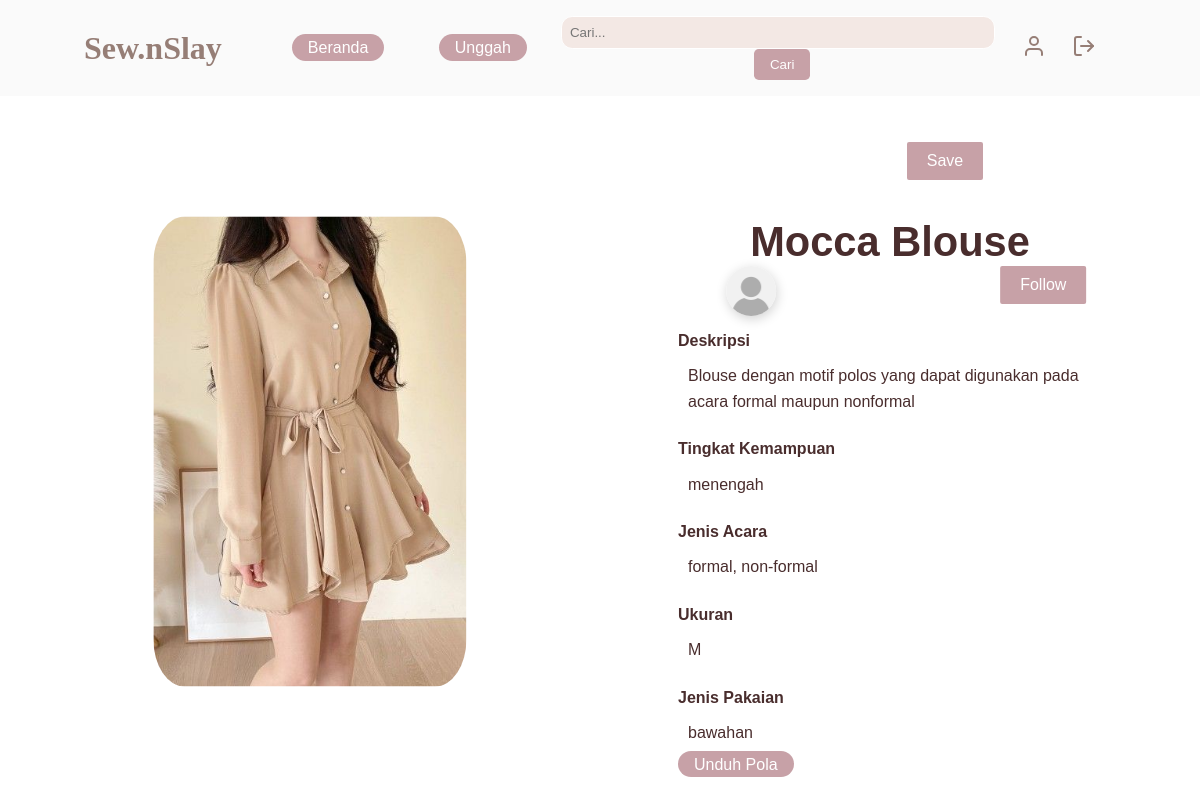
The app's page /detail-gambar.php?id=20 with its own data.
### tables this page shows
CREATE TABLE `konten` (
  `id_konten` int(11) NOT NULL,
  `id_user` int(11) DEFAULT NULL,
  `judul_konten` varchar(255) DEFAULT NULL,
  `nama_gambar` varchar(255) DEFAULT NULL,
  `deskripsi` text DEFAULT NULL,
  `nama_file` varchar(225) DEFAULT NULL,
  `tgl_upload` timestamp NOT NULL DEFAULT current_timestamp() ON UPDATE current_timestamp(),
  `ukuran` varchar(50) DEFAULT NULL,
  `jenis_pakaian` varchar(50) DEFAULT NULL
);

### detail-gambar.php (the view, shortened to what this page needs)
<?php
include 'koneksi.php';
$id = $_GET['id'];
$query_tingkat_kemampuan = "SELECT GROUP_CONCAT(k.nama_kemampuan SEPARATOR ', ') AS tingkat_kemampuan
                            FROM kemampuan k
                            INNER JOIN detailkemampuan dk ON k.id_kemampuan = dk.id_kemampuan
                            WHERE dk.id_konten = $id
                            GROUP BY dk.id_konten";
$result_tingkat_kemampuan = mysqli_query($koneksi, $query_tingkat_kemampuan);
if ($result_tingkat_kemampuan && mysqli_num_rows($result_tingkat_kemampuan) > 0) {
    $row_tingkat_kemampuan = mysqli_fetch_assoc($result_tingkat_kemampuan);
    $tingkat_kemampuan = $row_tingkat_kemampuan['tingkat_kemampuan'];
} else {
    $tingkat_kemampuan = "Tidak ada tingkat kemampuan yang tersedia.";
}
$query_jenis_acara = "SELECT GROUP_CONCAT(a.nama_acara SEPARATOR ', ') AS jenis_acara
                            FROM acara a
                            INNER JOIN detailacara da ON a.id_acara = da.id_acara
                            WHERE da.id_konten = $id
                            GROUP BY da.id_konten";
$result_jenis_acara = mysqli_query($koneksi, $query_jenis_acara);
if ($result_jenis_acara && mysqli_num_rows($result_jenis_acara) > 0) {
    $row_jenis_acara = mysqli_fetch_assoc($result_jenis_acara);
    $jenis_acara = $row_jenis_acara['jenis_acara'];
} else {
    $jenis_acara = "Tidak ada jenis acara yang tersedia.";
}
?>
<!DOCTYPE html>
<html>
<head>
  <link rel="stylesheet" href="css/beranda.css">
  <link rel="stylesheet" href="https://cdn.jsdelivr.net/npm/feather-icons/dist/feather.min.css">
  <link rel="stylesheet" href="https://stackpath.bootstrapcdn.com/font-awesome/4.7.0/css/font-awesome.min.css">
  <link rel="stylesheet" href="https://cdnjs.cloudflare.com/ajax/libs/font-awesome/5.15.3/css/all.min.css">
</head>
<body>
    <nav class="navbar">
      <a href="#" class="navbar-logo">Sew.nSlay</a>
      <div class="navbar-nav">
          <a href="beranda.php" class="button-beranda">Beranda</a>
          <a href="upload.php" class="button-unggah">Unggah</a>
      </div>
      <div class="navbar-search">
        <input type="text" placeholder="Cari...">
        <button type="button">Cari</button>
    </div>
      <div class="navbar-ikon">
          <a href="profilUpload.php" class="navbar-orang"><i data-feather="user"></i></a>
          <a href="" class="navbar-orang"><i data-feather="log-out"></i></a>
      </div>
    </nav>
    <div class="detail-wrapper" id="beranda">
      <?php
      include 'koneksi.php';
      $id = $_GET['id'];
      $query_konten = "SELECT * FROM konten WHERE id_konten = $id";
      $result_konten = mysqli_query($koneksi, $query_konten);
      $row_konten = mysqli_fetch_assoc($result_konten);
      ?>
      <div class="image-container">
        <img src="<?php echo $row_konten['nama_gambar']; ?>" alt="Image">
      </div>
      <div class="description">
        <div class="aksi">
        <form method="POST" action="">
          <button id="saveButton" name="saveButton"> Save </button>
        </form>
        </div>
        <h1><?php echo $row_konten['judul_konten']; ?></h1>
        <div class="detail-user">
        <?php
            $query = "SELECT k.id_konten, k.id_user, u.nama_pengguna, u.foto_profil
                      FROM konten k
                      JOIN user u ON k.id_user = u.id_user
                      WHERE k.id_konten = $id";
            $result = mysqli_query($koneksi, $query);
            if ($result && mysqli_num_rows($result) > 0) {
              $row = mysqli_fetch_assoc($result);
              $idUser=$row['id_user'];
              $namaPengguna = $row['nama_pengguna'];
              if (!empty($row['foto_profil'])) {
                $foto_dest = $row['foto_profil'];
              } else {
                $foto_dest = 'img/avatar1.png';
              }
              ?>
              <div class="img__container">
            <img src="<?php echo $foto_dest; ?>" alt="<?php echo $namaPengguna; ?>" />
            <a class="follow-button" nama="follow" id="follow" data-userid="<?php echo $idUser; ?>">Follow</a>
          </div>
            <?php } ?>
          </div>
        <div class="text-detail">
          <h3>Deskripsi</h3>
          <p><?php echo $row_konten['deskripsi']; ?></p>
          <h3>Tingkat Kemampuan</h3>
          <p><?php echo $tingkat_kemampuan; ?></p>
          <h3>Jenis Acara</h3>
          <p><?php echo $jenis_acara; ?></p>
          <h3>Ukuran</h3>
          <p><?php echo $row_konten['ukuran']; ?></p>
          <h3>Jenis Pakaian</h3>
          <p><?php echo $row_konten['jenis_pakaian']; ?></p>
          <a href="<?php echo $row_konten['nama_file']; ?>" class="unduh-button">Unduh Pola</a>
        </div>
      </div>
    </div>
</body>
</html>

### css/beranda.css (style rules this page uses)
:root { --bg: #ffffff; }
* { margin: 0; padding: 0; box-sizing: border-box; outline: none; border: none; text-decoration: none; }
html { scroll-behavior: smooth; }
body { font-family: 'Poppins', sans-serif; background-color: var(--bg); color: #fff; width: 100%; height: 100vh; }
.navbar { display: flex; justify-content: space-between; align-items: center; padding: 1.0rem 7%; background-color: rgb(250, 250, 250); position: fixed; top: 0; left: 0; right: 0; z-index: 9999; }
.navbar .navbar-logo { font-size: 2rem; font-weight: 700; color: #967E76; font-family: 'Playfair', serif; margin-right: 70px; }
.navbar .navbar-search { flex: 1; text-align: center; }
.navbar .navbar-search input[type="text"] { padding: 0.5rem; width: 90%; max-width: 600px; border-radius: 0.7rem; border: 1px solid #fff; background-color: #f3e8e4; color: #000000; }
.navbar .navbar-search button { padding: 0.5rem 1rem; background-color: #c7a1a7; color: #fff; border: none; border-radius: 0.3rem; margin-left: 0.5rem; }
.navbar .navbar-ikon .navbar-orang { color: #967E76; margin-left: 2px; margin-right: 20px; text-decoration: none; }
.navbar .navbar-nav .button-beranda { background-color: #c7a1a7; color: #fff; padding: 0.3rem 1.0rem; font-size: 1rem; border: none; margin-right: 50px; border-radius: 1.5rem; text-decoration: none; transition: background-color 0.3s; }
.button-unggah { background-color: #c7a1a7; color: #fff; padding: 0.3rem 1.0rem; font-size: 1rem; border: none; margin-right: 10px; border-radius: 1.5rem; text-decoration: none; transition: background-color 0.3s; }
.detail-wrapper { display: flex; align-items: center; justify-content: center; min-height: 100vh; height: 100%; width: 100%; padding: 20px; }
.image-container { position: relative; width: 50%; border-radius: 20%; }
.image-container::after { content: ""; display: block; padding-bottom: 90%; }
.image-container img { position: absolute; top: 40%; left: 40%; border-radius: 10%; transform: translate(-50%, -28%); max-width: 100%; max-height: 90%; object-fit: cover; }
.description { display: flex; flex-direction: column; align-items: center; width: 40%; height: 100%; padding: 20px; padding-top: 120px; padding-bottom: 20px; }
#saveButton { background-color: #c7a1a7; color: white; border: 2px solid ; border-radius: 4px; padding: 10px 20px; font-size: 16px; cursor: pointer; transition: background-color 0.3s; margin-left: 110px; padding-right: 20px; padding-left: 20px; margin-bottom: 10px; }
.description .detail-user { width: 100%; height: 30%; }
.description .detail-user .img__container { position: relative; display: flex; margin-top: -50px; left: 10px; transform: translate(9%); align-items: center; }
.description .detail-user .img__container img { width: 50px; height: 50px; margin-right: 0; margin-bottom: 0; margin-left: 0; object-fit: cover; border-radius: 50%; display: flex; box-shadow: 1px 3px 12px rgba(0, 0, 0, 0.18); left: 20px; }
.description .detail-user .img__container a { font-size: 20px; color: #1b1919; margin-bottom: 0; margin-left: 5px; }
.description .detail-user .img__container .follow-button { position: absolute; bottom: 10px; left: 50%; background-color: #c7a1a7; color: white; border: 2px solid ; border-radius: 4px; padding: 10px 20px; font-size: 16px; margin-left: 60px; cursor: pointer; transition: background-color 0.3s; }
.description h1 { font-size: 2.6rem; margin-bottom: 50px; margin-top: 1rem; color: #492d2d; padding-top: 10px; }
.description .text-detail h3 { font-size: 1rem; margin-bottom: 0.2rem; margin-top: 1rem; color: #492d2d; }
.description .text-detail p { max-width: 30rem; font-weight: 400; line-height: 1.6; color: #492d2d; padding: 10px; }
.description .text-detail .unduh-button { background-color: #c7a1a7; color: #fff; padding: 0.3rem 1.0rem; font-size: 1rem; border: none; margin-bottom: 90px; border-radius: 1.5rem; text-decoration: none; transition: background-color 0.3s; }

### records on screen
konten: nama_gambar (picture), judul_konten "Mocca Blouse", deskripsi "Blouse dengan motif polos yang dapat digunakan pada acara formal maupun nonformal", ukuran "M", jenis_pakaian "bawahan"

### other values on screen
$tingkat_kemampuan "menengah"
$jenis_acara "formal, non-formal"
